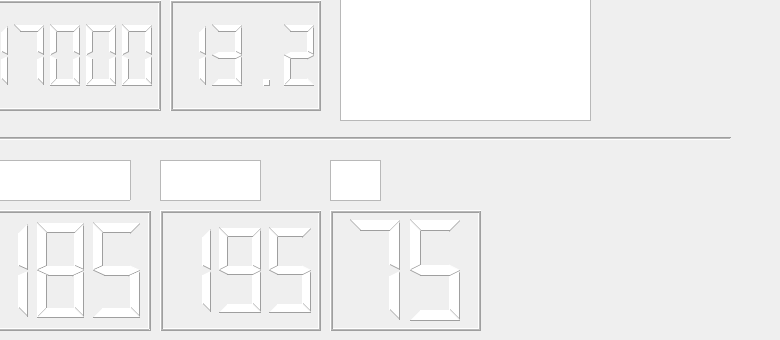
    <widget class="QWidget" name="Static">
     <attribute name="title">
      <string>Static</string>
     </attribute>
     <widget class="QLCDNumber" name="GasS">
      <property name="geometry">
       <rect>
        <x>330</x>
        <y>210</y>
        <width>151</width>
        <height>121</height>
       </rect>
      </property>
      <property name="styleSheet">
       <string notr="true">color: rgb(255, 255, 255);</string>
      </property>
      <property name="midLineWidth">
       <number>1</number>
      </property>
      <property name="numDigits">
       <number>2</number>
      </property>
      <property name="digitCount">
       <number>2</number>
      </property>
      <property name="value" stdset="0">
       <double>75.000000000000000</double>
      </property>
     </widget>
     <widget class="QTextBrowser" name="CTLS">
      <property name="geometry">
       <rect>
        <x>-30</x>
        <y>160</y>
        <width>161</width>
        <height>41</height>
       </rect>
      </property>
      <property name="html">
       <string>&lt;!DOCTYPE HTML PUBLIC &quot;-//W3C//DTD HTML 4.0//EN&quot; &quot;http://www.w3.org/TR/REC-html40/strict.dtd&quot;&gt;
&lt;html&gt;&lt;head&gt;&lt;meta name=&quot;qrichtext&quot; content=&quot;1&quot; /&gt;&lt;style type=&quot;text/css&quot;&gt;
p, li { white-space: pre-wrap; }
&lt;/style&gt;&lt;/head&gt;&lt;body style=&quot; font-family:'Roboto'; font-size:12pt; font-weight:200; font-style:normal;&quot;&gt;
&lt;p style=&quot; margin-top:0px; margin-bottom:0px; margin-left:0px; margin-right:0px; -qt-block-indent:0; text-indent:0px;&quot;&gt;&lt;span style=&quot; font-size:16pt; color:#ffffff;&quot;&gt;Coolant Temp&lt;/span&gt;&lt;/p&gt;&lt;/body&gt;&lt;/html&gt;</string>
      </property>
     </widget>
     <widget class="QTextBrowser" name="MessageS">
      <property name="geometry">
       <rect>
        <x>340</x>
        <y>-40</y>
        <width>251</width>
        <height>161</height>
       </rect>
      </property>
      <property name="html">
       <string>&lt;!DOCTYPE HTML PUBLIC &quot;-//W3C//DTD HTML 4.0//EN&quot; &quot;http://www.w3.org/TR/REC-html40/strict.dtd&quot;&gt;
&lt;html&gt;&lt;head&gt;&lt;meta name=&quot;qrichtext&quot; content=&quot;1&quot; /&gt;&lt;style type=&quot;text/css&quot;&gt;
p, li { white-space: pre-wrap; }
&lt;/style&gt;&lt;/head&gt;&lt;body style=&quot; font-family:'Roboto'; font-size:12pt; font-weight:200; font-style:normal;&quot;&gt;
&lt;p style=&quot; margin-top:0px; margin-bottom:0px; margin-left:0px; margin-right:0px; -qt-block-indent:0; text-indent:0px;&quot;&gt;&lt;span style=&quot; font-size:22pt; color:#ffffff;&quot;&gt;A/F ratio too high&lt;/span&gt;&lt;/p&gt;&lt;/body&gt;&lt;/html&gt;</string>
      </property>
     </widget>
     <widget class="QTextBrowser" name="OTLS">
      <property name="geometry">
       <rect>
        <x>160</x>
        <y>160</y>
        <width>101</width>
        <height>41</height>
       </rect>
      </property>
      <property name="html">
       <string>&lt;!DOCTYPE HTML PUBLIC &quot;-//W3C//DTD HTML 4.0//EN&quot; &quot;http://www.w3.org/TR/REC-html40/strict.dtd&quot;&gt;
&lt;html&gt;&lt;head&gt;&lt;meta name=&quot;qrichtext&quot; content=&quot;1&quot; /&gt;&lt;style type=&quot;text/css&quot;&gt;
p, li { white-space: pre-wrap; }
&lt;/style&gt;&lt;/head&gt;&lt;body style=&quot; font-family:'Roboto'; font-size:12pt; font-weight:200; font-style:normal;&quot;&gt;
&lt;p style=&quot; margin-top:0px; margin-bottom:0px; margin-left:0px; margin-right:0px; -qt-block-indent:0; text-indent:0px;&quot;&gt;&lt;span style=&quot; font-size:16pt; color:#ffffff;&quot;&gt;Oil Temp&lt;/span&gt;&lt;/p&gt;&lt;/body&gt;&lt;/html&gt;</string>
      </property>
     </widget>
     <widget class="QTextBrowser" name="BlabelS">
      <property name="geometry">
       <rect>
        <x>170</x>
        <y>-50</y>
        <width>141</width>
        <height>41</height>
       </rect>
      </property>
      <property name="html">
       <string>&lt;!DOCTYPE HTML PUBLIC &quot;-//W3C//DTD HTML 4.0//EN&quot; &quot;http://www.w3.org/TR/REC-html40/strict.dtd&quot;&gt;
&lt;html&gt;&lt;head&gt;&lt;meta name=&quot;qrichtext&quot; content=&quot;1&quot; /&gt;&lt;style type=&quot;text/css&quot;&gt;
p, li { white-space: pre-wrap; }
&lt;/style&gt;&lt;/head&gt;&lt;body style=&quot; font-family:'Roboto'; font-size:12pt; font-weight:200; font-style:normal;&quot;&gt;
&lt;p style=&quot; margin-top:0px; margin-bottom:0px; margin-left:0px; margin-right:0px; -qt-block-indent:0; text-indent:0px;&quot;&gt;&lt;span style=&quot; font-size:16pt; color:#ffffff;&quot;&gt;Battery&lt;/span&gt;&lt;/p&gt;&lt;/body&gt;&lt;/html&gt;</string>
      </property>
     </widget>
     <widget class="QLCDNumber" name="BattS">
      <property name="geometry">
       <rect>
        <x>170</x>
        <y>0</y>
        <width>151</width>
        <height>111</height>
       </rect>
      </property>
      <property name="styleSheet">
       <string notr="true">color: rgb(255, 255, 255);</string>
      </property>
      <property name="midLineWidth">
       <number>1</number>
      </property>
      <property name="numDigits">
       <number>4</number>
      </property>
      <property name="value" stdset="0">
       <double>13.199999999999999</double>
      </property>
     </widget>
     <widget class="QTextBrowser" name="LSpeedS">
      <property name="geometry">
       <rect>
        <x>-30</x>
        <y>-50</y>
        <width>171</width>
        <height>41</height>
       </rect>
      </property>
      <property name="html">
       <string>&lt;!DOCTYPE HTML PUBLIC &quot;-//W3C//DTD HTML 4.0//EN&quot; &quot;http://www.w3.org/TR/REC-html40/strict.dtd&quot;&gt;
&lt;html&gt;&lt;head&gt;&lt;meta name=&quot;qrichtext&quot; content=&quot;1&quot; /&gt;&lt;style type=&quot;text/css&quot;&gt;
p, li { white-space: pre-wrap; }
&lt;/style&gt;&lt;/head&gt;&lt;body style=&quot; font-family:'Roboto'; font-size:12pt; font-weight:200; font-style:normal;&quot;&gt;
&lt;p style=&quot; margin-top:0px; margin-bottom:0px; margin-left:0px; margin-right:0px; -qt-block-indent:0; text-indent:0px;&quot;&gt;&lt;span style=&quot; font-size:16pt; color:#ffffff;&quot;&gt;Engine Speed&lt;/span&gt;&lt;/p&gt;&lt;/body&gt;&lt;/html&gt;</string>
      </property>
     </widget>
     <widget class="QTextBrowser" name="GLS">
      <property name="geometry">
       <rect>
        <x>330</x>
        <y>160</y>
        <width>51</width>
        <height>41</height>
       </rect>
      </property>
      <property name="html">
       <string>&lt;!DOCTYPE HTML PUBLIC &quot;-//W3C//DTD HTML 4.0//EN&quot; &quot;http://www.w3.org/TR/REC-html40/strict.dtd&quot;&gt;
&lt;html&gt;&lt;head&gt;&lt;meta name=&quot;qrichtext&quot; content=&quot;1&quot; /&gt;&lt;style type=&quot;text/css&quot;&gt;
p, li { white-space: pre-wrap; }
&lt;/style&gt;&lt;/head&gt;&lt;body style=&quot; font-family:'Roboto'; font-size:12pt; font-weight:200; font-style:normal;&quot;&gt;
&lt;p style=&quot; margin-top:0px; margin-bottom:0px; margin-left:0px; margin-right:0px; -qt-block-indent:0; text-indent:0px;&quot;&gt;&lt;span style=&quot; font-size:16pt; color:#ffffff;&quot;&gt;Gas&lt;/span&gt;&lt;/p&gt;&lt;/body&gt;&lt;/html&gt;</string>
      </property>
     </widget>
     <widget class="QLCDNumber" name="CoolantTempS">
      <property name="geometry">
       <rect>
        <x>-30</x>
        <y>210</y>
        <width>181</width>
        <height>121</height>
       </rect>
      </property>
      <property name="styleSheet">
       <string notr="true">color: rgb(255, 255, 255);</string>
      </property>
      <property name="midLineWidth">
       <number>1</number>
      </property>
      <property name="smallDecimalPoint">
       <bool>false</bool>
      </property>
      <property name="numDigits">
       <number>3</number>
      </property>
      <property name="value" stdset="0">
       <double>185.000000000000000</double>
      </property>
     </widget>
     <widget class="QLCDNumber" name="EngineSpeedS">
      <property name="geometry">
       <rect>
        <x>-30</x>
        <y>0</y>
        <width>191</width>
        <height>111</height>
       </rect>
      </property>
      <property name="styleSheet">
       <string notr="true">color: rgb(255, 255, 255);</string>
      </property>
      <property name="midLineWidth">
       <number>1</number>
      </property>
      <property name="value" stdset="0">
       <double>17000.000000000000000</double>
      </property>
     </widget>
     <widget class="Line" name="lineS">
      <property name="geometry">
       <rect>
        <x>-40</x>
        <y>130</y>
        <width>771</width>
        <height>16</height>
       </rect>
      </property>
      <property name="midLineWidth">
       <number>1</number>
      </property>
      <property name="orientation">
       <enum>Qt::Horizontal</enum>
      </property>
     </widget>
     <widget class="QLCDNumber" name="OilTempS">
      <property name="geometry">
       <rect>
        <x>160</x>
        <y>210</y>
        <width>161</width>
        <height>121</height>
       </rect>
      </property>
      <property name="styleSheet">
       <string notr="true">color: rgb(255, 255, 255);</string>
      </property>
      <property name="midLineWidth">
       <number>1</number>
      </property>
      <property name="numDigits">
       <number>3</number>
      </property>
      <property name="value" stdset="0">
       <double>195.000000000000000</double>
      </property>
     </widget>
    </widget>
